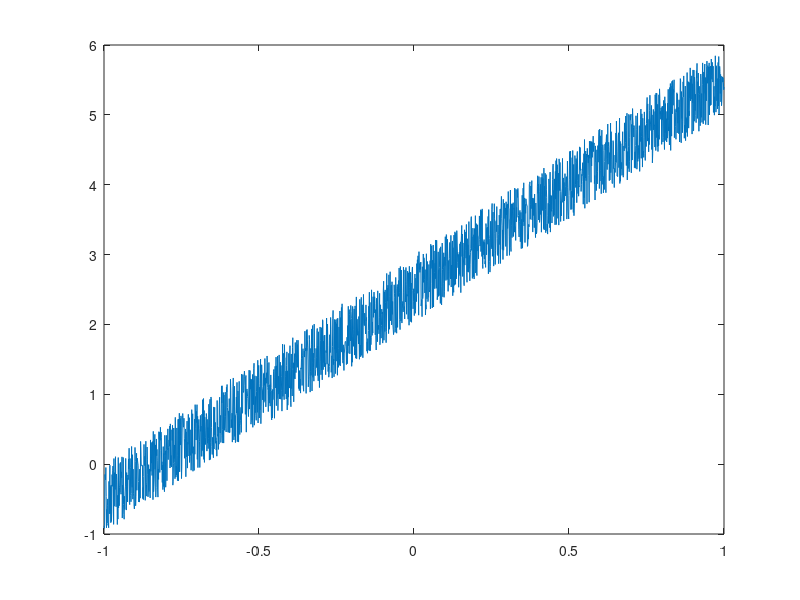

Here is the MATLAB script that generated this plot: (Note: this script raises an error after producing the figure.)
t= -1:0.001:1;


alpha = 3;
beta = 2;


y = t*alpha + beta + rand(size(t));


plot(t,y);

hold on;


[alpha_t,beta_t] = linearRegression(t,y);

x = -1:0.001:1;

plot(x, x*alpha_t +beta_t, 'LineWidth',3);
 